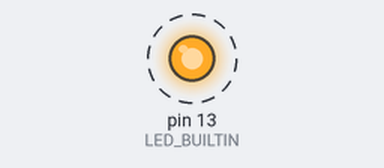
The sketch below on a simulated Arduino Uno, built with avr-gcc and run on an emulated ATmega328P. Shown: output pins drawn as LEDs (lit = HIGH). Dashed ring = blinking.

Above: at 0.2 s.
Timing chart, 0 to 3.0 s (numbered marks = the images above):
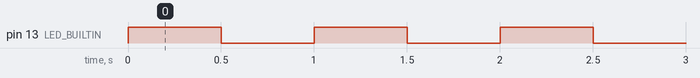

The sketch:

main.ino
```cpp
int LED_STATUS;


void setup()
{
  pinMode(LED_BUILTIN, OUTPUT);
  LED_STATUS = HIGH;

}


void loop()
{
  digitalWrite(LED_BUILTIN, LED_STATUS);
  LED_STATUS = !LED_STATUS;
  delay(500);
}
```

Measured:
- by itself, pin 13 (LED_BUILTIN): alternates HIGH for 0.50 s and LOW for 0.50 s
